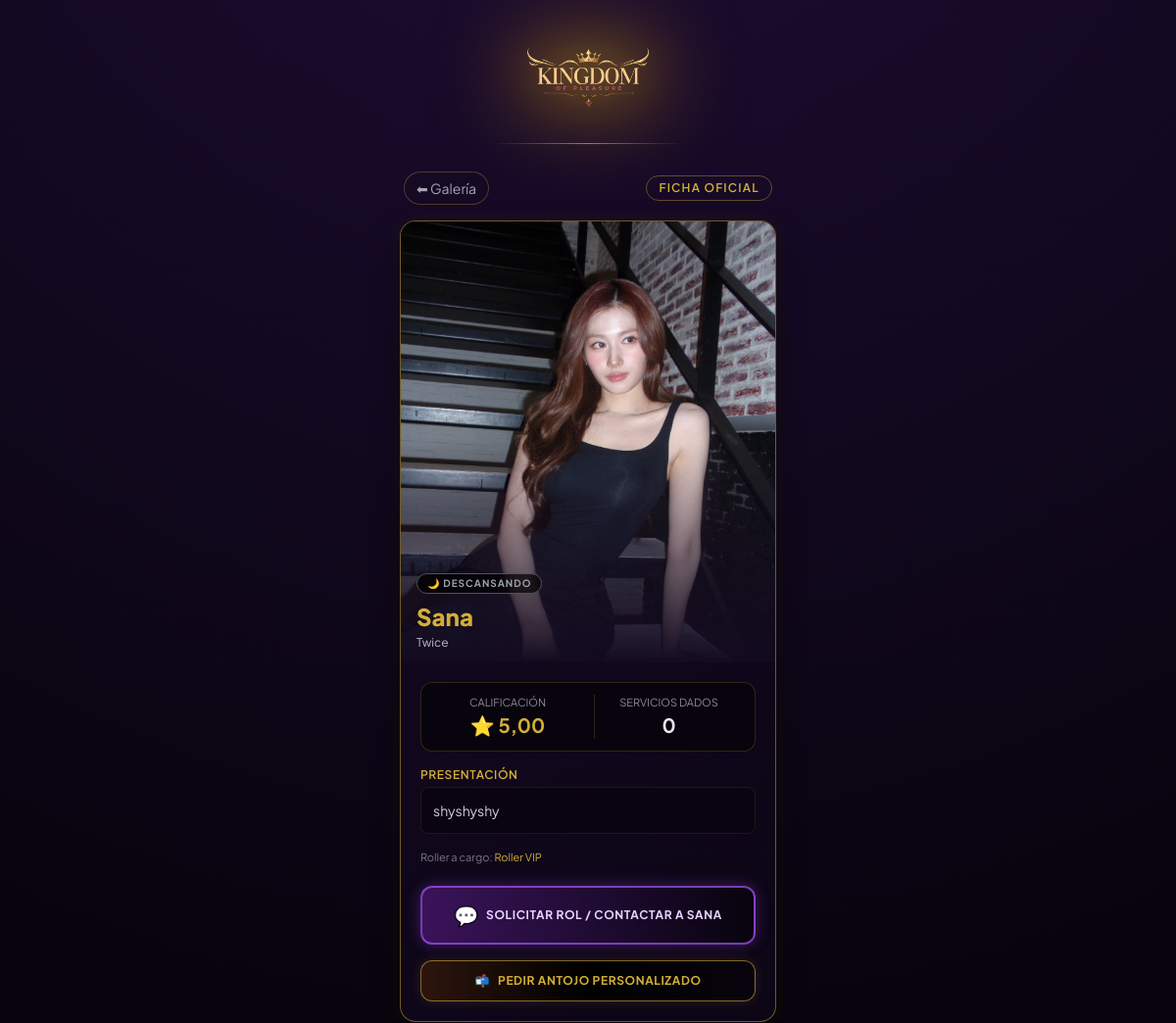
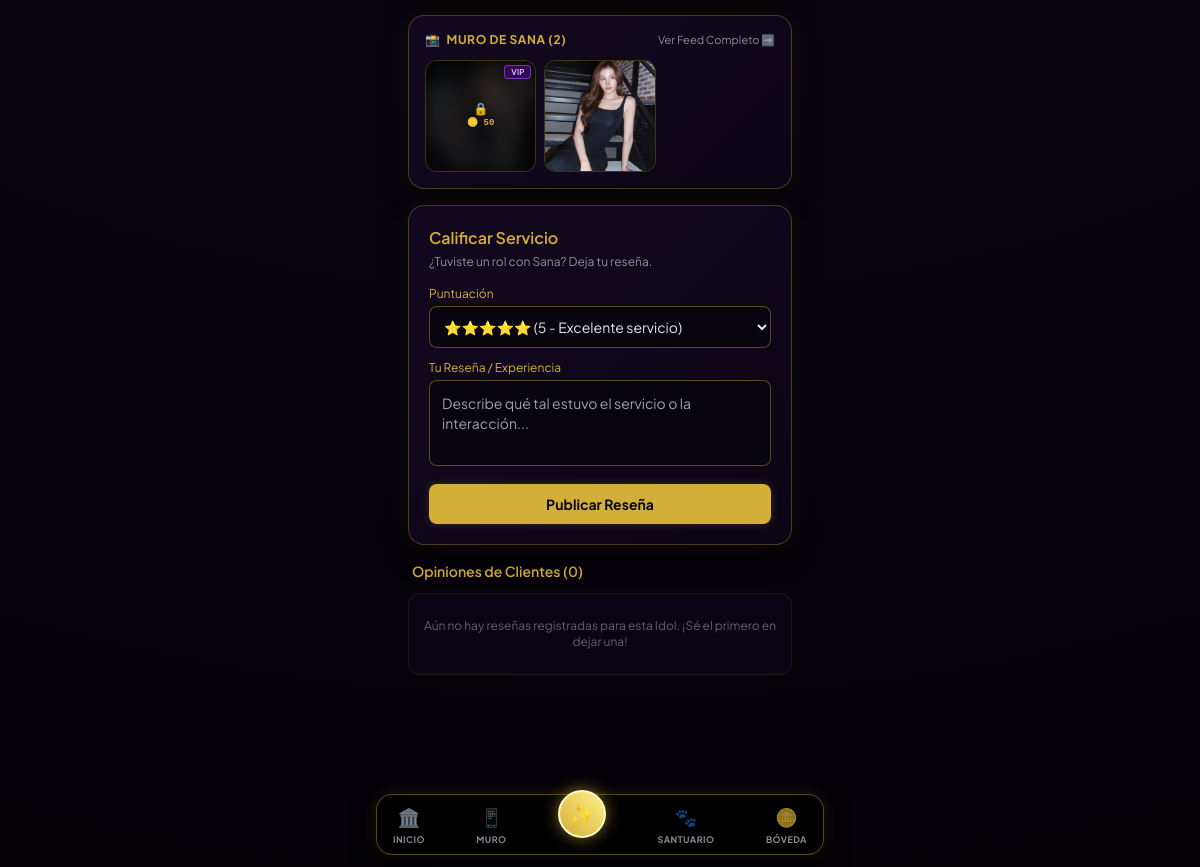
Page /idols/20/ on the committed database (2 pictures, top to bottom).
### idols/models.py (models this page shows, shortened)
class IdolProfile(models.Model):
    STATUS_CHOICES = [
        ('online', '🟢 Chateando en Telegram'),
        ('antojos', '🔥 Sesión de Antojos'),
        ('offline', '🌙 Descansando'),
    ]
    telegram_user_id = models.BigIntegerField(db_index=True)
    owner_username = models.CharField("Usuario de Telegram", max_length=100, blank=True, null=True)
    stage_name = models.CharField("Nombre Artístico", max_length=100)
    group = models.CharField("Grupo/Solista", max_length=100, blank=True, null=True)
    bio = models.TextField("Biografía / Presentación", max_length=500)
    status = models.CharField("Estado Actual", max_length=10, choices=STATUS_CHOICES, default='online')
    photo = models.ImageField("Foto de Perfil", upload_to='idols_photos/', blank=True, null=True)
    services_done = models.IntegerField("Servicios Realizados", default=0)
    rating = models.DecimalField("Calificación Promedio", max_digits=3, decimal_places=2, default=5.00)
    created_at = models.DateTimeField(auto_now_add=True)
    updated_at = models.DateTimeField(auto_now=True)
    banner = models.ImageField(upload_to='idols_banners/', blank=True, null=True, verbose_name="Foto de Portada")
    tagline = models.CharField(max_length=120, blank=True, null=True, verbose_name="Subtítulo / Esencia")
    welcome_message = models.CharField(max_length=200, blank=True, null=True, verbose_name="Saludo de Bienvenida")
    aura_color = models.CharField(
        max_length=30,
        choices=[
            ('purple', 'Aura Mística Púrpura 💜'),
            ('gold', 'Aura Celestial Dorada 💛'),
            ('ruby', 'Aura Pasión Rubí ❤️'),
            ('emerald', 'Aura Seducción Esmeralda 💚'),
        ],
        default='purple',
        verbose_name="Aura de la Idol"
    )
    specialty = models.CharField(max_length=100, blank=True, null=True, verbose_name="Especialidad")
    class Meta:
        verbose_name = "Perfil de Idol"
        verbose_name_plural = "Perfiles de Idols"
        ordering = ['-created_at']

class Post(models.Model):
    NETWORK_CHOICES = [
        ('gram', 'KingdomGram (Público)'),
        ('fans', 'KingdomFans (VIP / Pago)'),
    ]
    idol = models.ForeignKey(IdolProfile, on_delete=models.CASCADE, related_name='posts')
    network = models.CharField("Red Social", max_length=10, choices=NETWORK_CHOICES, default='gram')
    image = models.ImageField("Foto del Post", upload_to='social_posts/')
    caption = models.TextField("Descripción", max_length=300)
    price = models.PositiveIntegerField("Precio en Oro (0 si es Público)", default=0)
    likes = models.PositiveIntegerField("Me Gusta", default=0)
    created_at = models.DateTimeField(auto_now_add=True)
    class Meta:
        verbose_name = "Publicación"
        verbose_name_plural = "Publicaciones"
        ordering = ['-created_at']

### idols/views.py (the view, shortened to what this page needs)
# urls.py: path('<int:idol_id>/', views.idol_detail, name='detail'), # <- Esta es la clave
def idol_detail(request, idol_id):
    tg_id = request.GET.get('tg_id') or request.POST.get('tg_id')
    tg_username = request.GET.get('tg_username') or request.POST.get('tg_username') or 'Cliente VIP'
    idol = get_object_or_404(IdolProfile, id=idol_id)
    reviews = idol.reviews.all()
    recent_posts = idol.posts.all().order_by('-created_at')[:6]
    unlocked_ids = []
    total_sales = PostUnlock.objects.filter(post__idol=idol).count()
    is_top_rated = (idol.rating >= 4.80 and idol.services_done >= 2)
    is_trending = (total_sales >= 3)
    context = {
        'idol': idol,
        'reviews': reviews,
        'recent_posts': recent_posts,
        'unlocked_ids': unlocked_ids,
        'is_top_rated': is_top_rated,
        'is_trending': is_trending,
        'total_sales': total_sales,
        'tg_id': tg_id,
        'tg_username': tg_username,
    }
    return render(request, 'idols/detail.html', context)

### templates/idols/detail.html (shortened to what this page needs)
{% extends 'base.html' %}
{% block content %}
<div class="p-4 mt-2 flex flex-col gap-4 mx-auto w-full max-w-md pb-20">
    <div class="flex justify-between items-center px-1">
        <a href="javascript:history.back()" class="text-sm text-vip-text/70 hover:text-vip-text bg-vip-panel px-3 py-1.5 rounded-full border border-vip-gold/30">
            ⬅ Galería
        </a>
        <span class="text-xs text-vip-gold border border-vip-gold/40 px-3 py-1 rounded-full uppercase tracking-widest font-semibold">
            Ficha Oficial
        </span>
    </div>
    <div class="vip-panel overflow-hidden border border-vip-gold/50 rounded-2xl">
        <div class="relative aspect-[3/4] w-full max-h-[450px]">
            {% if idol.photo %}
                <img src="{{ idol.photo.url }}" alt="{{ idol.stage_name }}" class="w-full h-full object-cover object-top">
            {% else %}
                <div class="w-full h-full bg-vip-panel flex items-center justify-center text-4xl">🎭</div>
            {% endif %}
            <div class="absolute inset-0 bg-gradient-to-t from-[#130A1F] via-transparent to-transparent"></div>
            <div class="absolute bottom-3 left-4 right-4 z-10 flex flex-col gap-1">
                <div class="flex items-center gap-1.5 flex-wrap">
                    {% if idol.status == 'online' %}
                        <span class="inline-flex items-center gap-1.5 text-[10px] font-bold text-green-400 uppercase tracking-widest bg-black/70 px-2.5 py-0.5 rounded-full border border-green-500/50 backdrop-blur-sm">
                            <span class="w-2 h-2 rounded-full bg-green-400 animate-ping"></span> Chateando
                        </span>
                    {% elif idol.status == 'antojos' %}
                        <span class="inline-flex items-center gap-1.5 text-[10px] font-bold text-purple-300 uppercase tracking-widest bg-black/70 px-2.5 py-0.5 rounded-full border border-purple-500/50 backdrop-blur-sm">
                            🔥 Antojos
                        </span>
                    {% else %}
                        <span class="inline-flex items-center gap-1.5 text-[10px] font-bold text-gray-400 uppercase tracking-widest bg-black/70 px-2.5 py-0.5 rounded-full border border-gray-600 backdrop-blur-sm">
                            🌙 Descansando
                        </span>
                    {% endif %}
                </div>
                <h1 class="text-2xl font-black text-vip-gold drop-shadow-md leading-tight mt-1">{{ idol.stage_name }}</h1>
                <p class="text-xs text-vip-text/80 drop-shadow">{{ idol.group|default:"Solista" }}</p>
            </div>
        </div>
        <div class="p-5 flex flex-col gap-4">
            <div class="grid grid-cols-2 gap-3 bg-vip-base p-3 rounded-xl border border-vip-gold/20 text-center">
                <div>
                    <p class="text-[11px] text-vip-text/60 uppercase">Calificación</p>
                    <p class="text-xl font-bold text-vip-gold">⭐ {{ idol.rating }}</p>
                </div>
                <div class="border-l border-vip-gold/20">
                    <p class="text-[11px] text-vip-text/60 uppercase">Servicios Dados</p>
                    <p class="text-xl font-bold text-vip-text">{{ idol.services_done }}</p>
                </div>
            </div>
            <div>
                <h3 class="text-xs font-semibold text-vip-gold uppercase tracking-wider mb-1">Presentación</h3>
                <p class="text-sm text-vip-text/90 leading-relaxed bg-vip-base/60 p-3 rounded-lg border border-vip-gold/10">
                    {{ idol.bio }}
                </p>
            </div>
            <div class="text-[11px] text-vip-text/50">
                Roller a cargo: <span class="text-vip-gold">{{ idol.owner_username|default:"Anónimo" }}</span>
            </div>
            {% if idol.owner_username %}
            <button onclick="contactIdol('{{ idol.owner_username }}')"
                    class="w-full mt-1 bg-gradient-to-r from-purple-900/60 to-vip-base border-2 border-purple-500/70 text-purple-200 py-3.5 rounded-xl hover:bg-purple-800 hover:text-white transition-all duration-300 font-bold flex items-center justify-center gap-2 shadow-[0_0_15px_rgba(168,85,247,0.3)] group">
                <span class="text-xl group-hover:scale-125 transition-transform">💬</span>
                <span class="tracking-wider uppercase text-xs">Solicitar Rol / Contactar a {{ idol.stage_name }}</span>
            </button>
            <button type="button" onclick="toggleCustomRequestModal()"
                    class="w-full bg-gradient-to-r from-yellow-950/60 via-black to-vip-base border border-vip-gold/60 text-vip-gold py-3 rounded-xl hover:brightness-125 transition-all font-bold flex items-center justify-center gap-2 shadow-[0_0_12px_rgba(212,175,55,0.15)] text-xs uppercase tracking-wider">
                <span>📬</span> Pedir Antojo Personalizado
            </button>
            {% else %}
            <div class="text-center text-xs text-vip-text/40 italic py-2">
                Esta Idol no tiene un usuario de Telegram configurado aún.
            </div>
            {% endif %}
        </div>
    </div>
    {% if recent_posts %}
    <div class="vip-panel p-4 rounded-2xl border border-vip-gold/30 flex flex-col gap-3">
        <div class="flex justify-between items-center">
            <h3 class="text-xs font-bold text-vip-gold uppercase tracking-wider flex items-center gap-1.5">
                <span>📸</span> Muro de {{ idol.stage_name }} ({{ recent_posts.count }})
            </h3>
            <a href="{% url 'idols:social_feed' %}?tg_id={{ tg_id }}" class="text-[11px] text-vip-text/60 hover:text-vip-gold">
                Ver Feed Completo ➡️
            </a>
        </div>
        <div class="grid grid-cols-3 gap-2">
            {% for post in recent_posts %}
                <div class="relative aspect-square rounded-xl overflow-hidden border border-vip-gold/30 group bg-black">
                    {% if post.network == 'gram' or post.id in unlocked_ids %}
                        <img src="{{ post.image.url }}" alt="{{ post.caption }}" class="w-full h-full object-cover group-hover:scale-105 transition-transform">
                    {% else %}
                        <img src="{{ post.image.url }}" class="w-full h-full object-cover filter blur-md brightness-50">
                        <a href="{% url 'idols:social_feed' %}?tg_id={{ tg_id }}" class="absolute inset-0 flex flex-col items-center justify-center p-1 text-center bg-black/40">
                            <span class="text-xs">🔒</span>
                            <span class="text-[9px] font-bold text-vip-gold font-mono">🪙 {{ post.price }}</span>
                        </a>
                    {% endif %}
                    {% if post.network == 'fans' %}
                        <span class="absolute top-1 right-1 bg-purple-950/80 border border-purple-500/60 text-purple-300 text-[8px] font-bold px-1.5 py-0.2 rounded">VIP</span>
                    {% endif %}
                </div>
            {% endfor %}
        </div>
    </div>
    {% endif %}
    <div class="vip-panel p-5 rounded-2xl border border-vip-gold/30">
        <h3 class="text-base font-semibold text-vip-gold mb-1">Calificar Servicio</h3>
        <p class="text-xs text-vip-text/60 mb-4">¿Tuviste un rol con {{ idol.stage_name }}? Deja tu reseña.</p>
        <form method="POST" class="flex flex-col gap-3">
            <div>
                <label class="block text-xs text-vip-gold mb-1">Puntuación</label>
                <select name="rating" class="w-full bg-vip-base border border-vip-gold/40 rounded-lg p-2.5 text-vip-text text-sm focus:outline-none focus:border-vip-gold">
                    <option value="5">⭐⭐⭐⭐⭐ (5 - Excelente servicio)</option>
                </select>
            </div>
            <div>
                <label class="block text-xs text-vip-gold mb-1">Tu Reseña / Experiencia</label>
                <textarea name="comment" rows="3" required placeholder="Describe qué tal estuvo el servicio o la interacción..."
                          class="w-full bg-vip-base border border-vip-gold/40 rounded-lg p-3 text-vip-text text-sm focus:outline-none focus:border-vip-gold resize-none"></textarea>
            </div>
            <button type="submit" class="w-full bg-vip-gold text-vip-base font-bold py-2.5 rounded-lg hover:bg-yellow-600 transition-colors text-sm shadow-[0_0_10px_rgba(212,175,55,0.2)]">
                Publicar Reseña
            </button>
        </form>
    </div>
    <div class="flex flex-col gap-3">
        <h3 class="text-sm font-semibold text-vip-gold px-1">Opiniones de Clientes ({{ reviews.count }})</h3>
        {% for review in reviews %}
            <div class="bg-vip-panel border border-vip-gold/20 p-4 rounded-xl flex flex-col gap-2">
                <div class="flex justify-between items-center">
                    <span class="text-xs font-semibold text-vip-text">{{ review.client_username }}</span>
                    <span class="text-xs text-vip-gold">
                        {% if review.rating == 5 %}⭐⭐⭐⭐⭐{% elif review.rating == 4 %}⭐⭐⭐⭐{% elif review.rating == 3 %}⭐⭐⭐{% elif review.rating == 2 %}⭐⭐{% else %}⭐{% endif %}
                    </span>
                </div>
                <p class="text-xs text-vip-text/80 leading-relaxed italic">"{{ review.comment }}"</p>
                <span class="text-[10px] text-vip-text/40 self-end">{{ review.created_at|date:"d/m/Y H:i" }}</span>
            </div>
        {% empty %}
            <div class="text-center py-6 text-vip-text/40 text-xs border border-vip-gold/10 rounded-xl bg-vip-panel/40">
                Aún no hay reseñas registradas para esta Idol. ¡Sé el primero en dejar una!
            </div>
        {% endfor %}
    </div>
</div>
{% endblock %}

### templates/base.html (style rules this page uses)
body { background: radial-gradient(circle at 50% -20%, #200E38 0%, #08040E 60%, #030106 100%); color: #EAE6F0; -webkit-tap-highlight-color: transparent; min-height: 100vh; }
.vip-panel { background: linear-gradient(135deg, rgba(21, 10, 36, 0.85) 0%, rgba(13, 6, 22, 0.95) 100%); border: 1px solid rgba(212, 175, 55, 0.28); border-radius: 20px; box-shadow: 0 10px 30px -5px rgba(0, 0, 0, 0.8), 0 0 20px rgba(212, 175, 55, 0.08); backdrop-filter: blur(12px); }

### rows in the picture
IdolProfile: photo (picture), stage_name "Sana", group "Twice", rating "5,00", services_done "0", bio "shyshyshy", owner_username "Roller VIP", stage_name "SANA", count "0"
Post: image (picture), price "50", network "VIP"
Post: image (picture)

### other values in the picture
{{ recent_posts.count }} "2"
